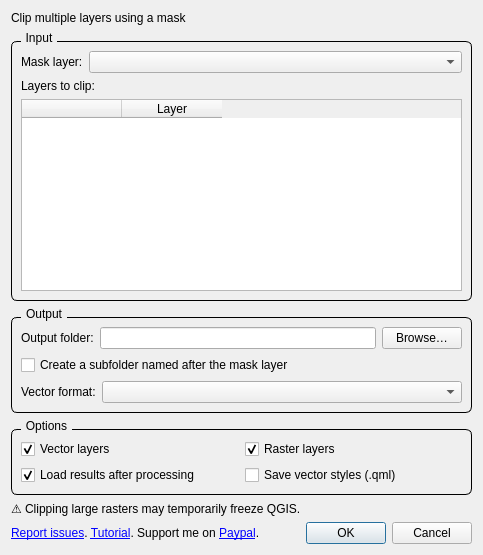
<?xml version="1.0" encoding="UTF-8"?>
<ui version="4.0">
 <class>ClipMultipleLayers</class>
 <widget class="QDialog" name="ClipMultipleLayers">
  <property name="windowTitle">
   <string>Clip Multiple Layers</string>
  </property>
  <property name="styleSheet">
   <string>
  QGroupBox {
    border: 1px solid black;
    border-radius: 6px;
    margin-top: 10px;
  }

  QGroupBox::title {
    subcontrol-origin: margin;
    left: 10px;
    padding: 0 3px;
  }
   </string>
  </property>
  <layout class="QVBoxLayout" name="mainLayout">
   <item>
    <widget class="QLabel" name="labelHeadline">
     <property name="text">
      <string>Clip multiple layers using a mask</string>
     </property>
    </widget>
   </item>
   <item>
    <widget class="QGroupBox" name="groupInput">
     <property name="title">
      <string>Input</string>
     </property>
     <layout class="QVBoxLayout">
      <item>
       <layout class="QHBoxLayout">
        <item>
         <widget class="QLabel" name="labelMaskLayer">
          <property name="text">
           <string>Mask layer:</string>
          </property>
         </widget>
        </item>
        <item>
         <widget class="QComboBox" name="comboBoxMaskLayer">
          <property name="sizePolicy">
           <sizepolicy hsizetype="Expanding" vsizetype="Fixed">
            <horstretch>0</horstretch>
            <verstretch>0</verstretch>
           </sizepolicy>
          </property>
         </widget>
        </item>
       </layout>
      </item>
      <item>
       <widget class="QLabel" name="labelLayerSelection">
        <property name="text">
         <string>Layers to clip:</string>
        </property>
       </widget>
      </item>
      <item>
       <widget class="QTableWidget" name="tableWidgetLayerSelection">
        <property name="columnCount">
         <number>2</number>
        </property>
        <column>
         <property name="text">
          <string/>
         </property>
        </column>
        <column>
         <property name="text">
          <string>Layer</string>
         </property>
        </column>
       </widget>
      </item>
     </layout>
    </widget>
   </item>
   <item>
    <widget class="QGroupBox" name="groupOutput">
     <property name="title">
      <string>Output</string>
     </property>
     <layout class="QVBoxLayout">
      <item>
       <layout class="QHBoxLayout">
        <item>
         <widget class="QLabel" name="labelOutputFolder">
          <property name="text">
           <string>Output folder:</string>
          </property>
         </widget>
        </item>
        <item>
         <widget class="QLineEdit" name="lineEditOutputFolder">
          <property name="readOnly">
           <bool>true</bool>
          </property>
         </widget>
        </item>
        <item>
         <widget class="QPushButton" name="pushButtonOutputFolder">
          <property name="text">
           <string>Browse…</string>
          </property>
         </widget>
        </item>
       </layout>
      </item>
      <item>
       <widget class="QCheckBox" name="checkBoxUseMaskLayerName">
        <property name="text">
         <string>Create a subfolder named after the mask layer</string>
        </property>
       </widget>
      </item>
      <item>
       <layout class="QHBoxLayout">
        <item>
         <widget class="QLabel" name="labelVectorFormat">
          <property name="text">
           <string>Vector format:</string>
          </property>
         </widget>
        </item>
        <item>
         <widget class="QComboBox" name="comboBoxVectorFormat">
          <property name="sizePolicy">
           <sizepolicy hsizetype="Expanding" vsizetype="Fixed">
            <horstretch>0</horstretch>
            <verstretch>0</verstretch>
           </sizepolicy>
          </property>
         </widget>
        </item>
       </layout>
      </item>
     </layout>
    </widget>
   </item>
   <item>
    <widget class="QGroupBox" name="groupOptions">
     <property name="title">
      <string>Options</string>
     </property>
     <layout class="QVBoxLayout">
      <item>
       <layout class="QHBoxLayout">
        <item>
         <widget class="QCheckBox" name="checkVector">
          <property name="text">
           <string>Vector layers</string>
          </property>
          <property name="checked">
           <bool>true</bool>
          </property>
         </widget>
        </item>
        <item>
         <widget class="QCheckBox" name="checkRaster">
          <property name="text">
           <string>Raster layers</string>
          </property>
          <property name="checked">
           <bool>true</bool>
          </property>
         </widget>
        </item>
       </layout>
      </item>
      <item>
       <layout class="QHBoxLayout">
        <item>
         <widget class="QCheckBox" name="checkBoxLoadClippedLayers">
          <property name="text">
           <string>Load results after processing</string>
          </property>
          <property name="checked">
           <bool>true</bool>
          </property>
         </widget>
        </item>
        <item>
         <widget class="QCheckBox" name="checkBoxSaveStyle">
          <property name="text">
           <string>Save vector styles (.qml)</string>
          </property>
         </widget>
        </item>
       </layout>
      </item>
     </layout>
    </widget>
   </item>
   <item>
    <widget class="QLabel" name="labelSuggestions">
     <property name="text">
      <string>⚠️ Clipping large rasters may temporarily freeze QGIS.</string>
     </property>
     <property name="wordWrap">
      <bool>true</bool>
     </property>
    </widget>
   </item>
   <item>
    <layout class="QHBoxLayout">
     <item>
      <widget class="QLabel" name="labelLinks">
       <property name="text">
        <string>&lt;a href=&quot;https://github.com/Taknok/Qgisplugin-ClipMultipleLayers/issues&quot;&gt;Report issues&lt;/a&gt;. &lt;a href=&quot;https://github.com/Taknok/Qgisplugin-ClipMultipleLayers/wiki&quot;&gt;Tutorial&lt;/a&gt;. Support me on &lt;a href=&quot;https://www.paypal.com/cgi-bin/webscr?cmd=_s-xclick&amp;hosted_button_id=4DC3A78C398HW&quot;&gt;Paypal&lt;/a&gt;.</string>
       </property>
       <property name="openExternalLinks">
        <bool>true</bool>
       </property>
      </widget>
     </item>
     <item>
      <spacer name="horizontalSpacer">
       <property name="orientation">
        <enum>Qt::Orientation::Horizontal</enum>
       </property>
       <property name="sizeHint" stdset="0">
        <size>
         <width>40</width>
         <height>20</height>
        </size>
       </property>
      </spacer>
     </item>
     <item>
      <widget class="QDialogButtonBox" name="button_box">
       <property name="standardButtons">
        <set>QDialogButtonBox::StandardButton::Cancel|QDialogButtonBox::StandardButton::Ok</set>
       </property>
      </widget>
     </item>
    </layout>
   </item>
  </layout>
 </widget>
 <resources/>
 <connections>
  <connection>
   <sender>button_box</sender>
   <signal>accepted()</signal>
   <receiver>ClipMultipleLayers</receiver>
   <slot>accept()</slot>
   <hints>
    <hint type="sourcelabel">
     <x>20</x>
     <y>20</y>
    </hint>
    <hint type="destinationlabel">
     <x>20</x>
     <y>20</y>
    </hint>
   </hints>
  </connection>
  <connection>
   <sender>button_box</sender>
   <signal>rejected()</signal>
   <receiver>ClipMultipleLayers</receiver>
   <slot>reject()</slot>
   <hints>
    <hint type="sourcelabel">
     <x>20</x>
     <y>20</y>
    </hint>
    <hint type="destinationlabel">
     <x>20</x>
     <y>20</y>
    </hint>
   </hints>
  </connection>
 </connections>
</ui>
